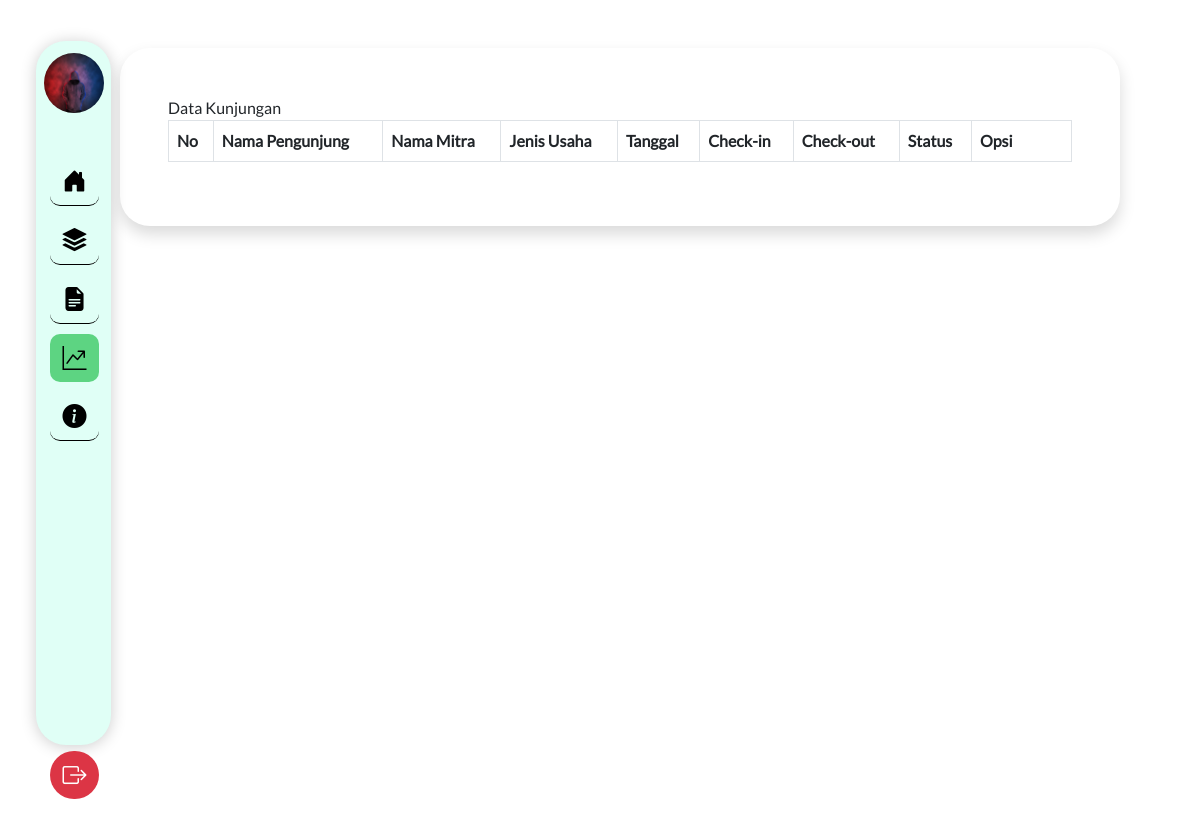
Page /index.php/kunjungan on the earlier database version.
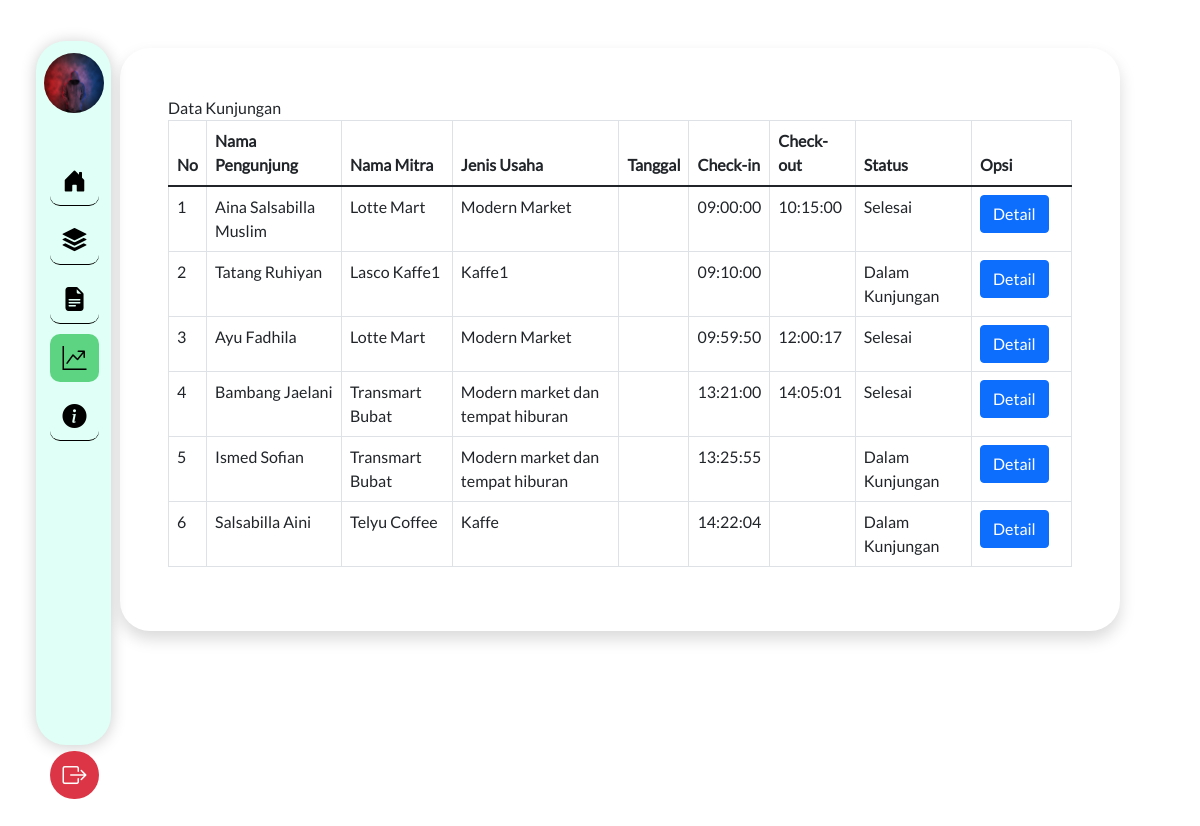
Same page on the later database version.
### tables this page shows
CREATE TABLE `kunjungan` (
  `idKunjungan` int(100) NOT NULL,
  `idPengunjung` int(10) NOT NULL,
  `idMitra` int(10) NOT NULL,
  `checkin` varchar(255) NOT NULL,
  `checkout` varchar(255) NOT NULL,
  `statusKunjungan` enum('Selesai','Dalam Kunjungan') NOT NULL
);

CREATE TABLE `pengunjung` (
  `idPengunjung` int(10) NOT NULL,
  `namaPengunjung` varchar(50) NOT NULL,
  `alamatPengunjung` varchar(100) NOT NULL,
  `noHpPengunjung` varchar(12) NOT NULL,
  `umurPengunjung` int(2) NOT NULL,
  `jenisKelaminPengunjung` enum('Pria','Wanita') NOT NULL,
  `statusKesehatan` enum('Negatif','Positif','ODP','OTG') NOT NULL
);

CREATE TABLE `mitra` (
  `idMitra` int(10) NOT NULL,
  `namaMitra` varchar(50) NOT NULL,
  `alamatMitra` varchar(100) NOT NULL,
  `noHpMitra` varchar(12) NOT NULL,
  `jenisUsaha` varchar(100) NOT NULL,
  `deskripsi` text NOT NULL,
  `fotoUsaha` varchar(100) NOT NULL,
  `status` varchar(20) NOT NULL DEFAULT 'Belum Verifikasi'
);

### application/controllers/Kunjungan.php (called while the page is built, shortened)
<?php
class Kunjungan extends CI_Controller
{
	public function __construct()
	{
		$this->load->model('Kunjungan_model');
		$this->load->library('form_validation');
		$this->load->library('session');
	}
	public function index()
	{
		$data['kunjungan'] = $this->Kunjungan_model->getDataKunjungan()->result();
		$data['judul'] = 'Data Kunjungan';
		$this->load->view('templates/header', $data);
		$this->load->view('kunjungan/index', $data);
		$this->load->view('templates/footer');
	}
}

### index.php (called while the page is built, shortened)
<?php
require_once BASEPATH.'core/CodeIgniter.php';

### application/models/Kunjungan_model.php (called while the page is built, shortened)
<?php
class Kunjungan_model extends CI_Model
{
	public function getDataKunjungan()
	{
		$this->db->select('*');
		$this->db->from('kunjungan');
		$this->db->join('pengunjung', 'pengunjung.idPengunjung = kunjungan.idPengunjung');
		$this->db->join('mitra', 'mitra.idMitra = kunjungan.idMitra');
		$query = $this->db->get();
		return $query;
	}
}

### application/views/kunjungan/index.php (the view, shortened to what this page needs)
<div class="d-flex mt-5">
    <div class="p-5 col-md-10 shadow mb-5 ml-container" style="border-radius: 30px;">
        <div class="row">
            <div class="col-lg-12">
                <div class="panel panel-default">
                    <div class="panel-heading">
                        Data Kunjungan
                    </div>
                    <div class="panel-body">
                        <table id="example" class="table table-bordered table-hover">
                            <thead>
                                <tr>
                                    <th scope="col">No</th>
                                    <th scope="col">Nama Pengunjung</th>
                                    <th scope="col">Nama Mitra</th>
                                    <th scope="col">Jenis Usaha</th>
                                    <th scope="col">Tanggal</th>
                                    <th scope="col">Check-in</th>
                                    <th scope="col">Check-out</th>
                                    <th scope="col">Status</th>
                                    <th scope="col" width="100px">Opsi</th>
                                </tr>
                            </thead>
                            <tbody>
                                <?php
                                $i = 1;
                                foreach ($kunjungan as $data) { ?>
                                    <tr>
                                        <td><?php echo $i ?></td>
                                        <td><?php echo $data->namaPengunjung ?></td>
                                        <td><?php echo $data->namaMitra ?></td>
                                        <td><?php echo $data->jenisUsaha ?></td>
                                        <td><?php echo $data->tanggal ?></td>
                                        <td><?php echo $data->checkin ?></td>
                                        <td><?php echo $data->checkout ?></td>
                                        <td><?php echo $data->statusKunjungan ?></td>
                                        <td>
                                            <button type="button" class="btn btn-primary" data-bs-toggle="modal" data-bs-target="#exampleModal<?php echo $data->idPengunjung ?>">
                                                Detail
                                            </button>
                                        </td>
                                    </tr>
                                <?php
                                    $i++;
                                }
                                ?>
                            </tbody>
                        </table>
                    </div>
                </div>
            </div>
        </div>
    </div>
</div>

Differences in the rows shown:
added kunjungan: idPengunjung.namaPengunjung "Aina Salsabilla Muslim", idMitra.namaMitra "Lotte Mart", idMitra.jenisUsaha "Modern Market", checkin "09:00:00", checkout "10:15:00", statusKunjungan "Selesai"
added kunjungan: idPengunjung.namaPengunjung "Tatang Ruhiyan", idMitra.namaMitra "Lasco Kaffe1", idMitra.jenisUsaha "Kaffe1", checkin "09:10:00", statusKunjungan "Dalam Kunjungan"
added kunjungan: idPengunjung.namaPengunjung "Ayu Fadhila", idMitra.namaMitra "Lotte Mart", idMitra.jenisUsaha "Modern Market", checkin "09:59:50", checkout "12:00:17", statusKunjungan "Selesai"
added kunjungan: idPengunjung.namaPengunjung "Bambang Jaelani", idMitra.namaMitra "Transmart Bubat", idMitra.jenisUsaha "Modern market dan tempat hiburan", checkin "13:21:00", checkout "14:05:01", statusKunjungan "Selesai"
added kunjungan: idPengunjung.namaPengunjung "Ismed Sofian", idMitra.namaMitra "Transmart Bubat", idMitra.jenisUsaha "Modern market dan tempat hiburan", checkin "13:25:55", statusKunjungan "Dalam Kunjungan"
added kunjungan: idPengunjung.namaPengunjung "Salsabilla Aini", idMitra.namaMitra "Telyu Coffee", idMitra.jenisUsaha "Kaffe", checkin "14:22:04", statusKunjungan "Dalam Kunjungan"
